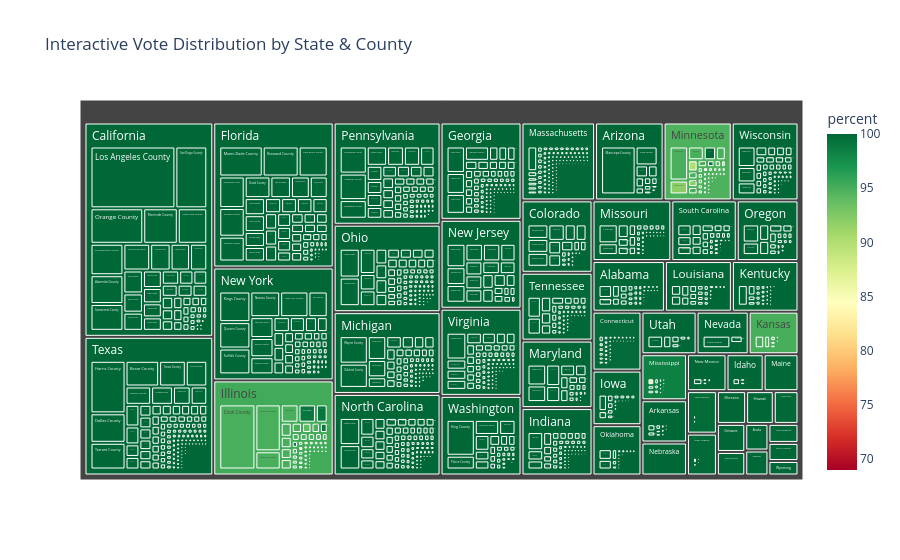

Notebook code for this chart:
### Code cell
import plotly.express as px

fig = px.treemap(
    df, 
    path=['state', 'county'], 
    values='total_votes',
    color='percent',
    color_continuous_scale='RdYlGn',
    title='Interactive Vote Distribution by State & County'
)
fig.show()

### Figure 1 — Plotly figure (JSON) as saved in the notebook; plotly's stock layout.template omitted (floating-point values rounded to 4 significant figures; data arrays with more than 128 entries replaced by an {"elided": "..."} marker saying what was removed)
{"data": [{"branchvalues": "total", "customdata": {"elided": "4684x1 float values"}, "domain": {"x": [0, 1], "y": [0, 1]}, "hovertemplate": "labels=%{label}<br>total_votes=%{value}<br>parent=%{parent}<br>id=%{id}<br>percent=%{color}<extra></extra>", "ids": {"elided": "4684 str values"}, "labels": {"elided": "4684 str values"}, "marker": {"coloraxis": "coloraxis", "colors": {"elided": "4684 float values"}}, "name": "", "parents": {"elided": "4684 str values"}, "type": "treemap", "values": {"elided": "4684 float values"}}], "layout": {"coloraxis": {"colorbar": {"title": {"text": "percent"}}, "colorscale": [[0, "rgb(165,0,38)"], [0.1, "rgb(215,48,39)"], [0.2, "rgb(244,109,67)"], [0.3, "rgb(253,174,97)"], [0.4, "rgb(254,224,139)"], [0.5, "rgb(255,255,191)"], [0.6, "rgb(217,239,139)"], [0.7, "rgb(166,217,106)"], [0.8, "rgb(102,189,99)"], [0.9, "rgb(26,152,80)"], [1, "rgb(0,104,55)"]]}, "legend": {"tracegroupgap": 0}, "title": {"text": "Interactive Vote Distribution by State & County"}}}
